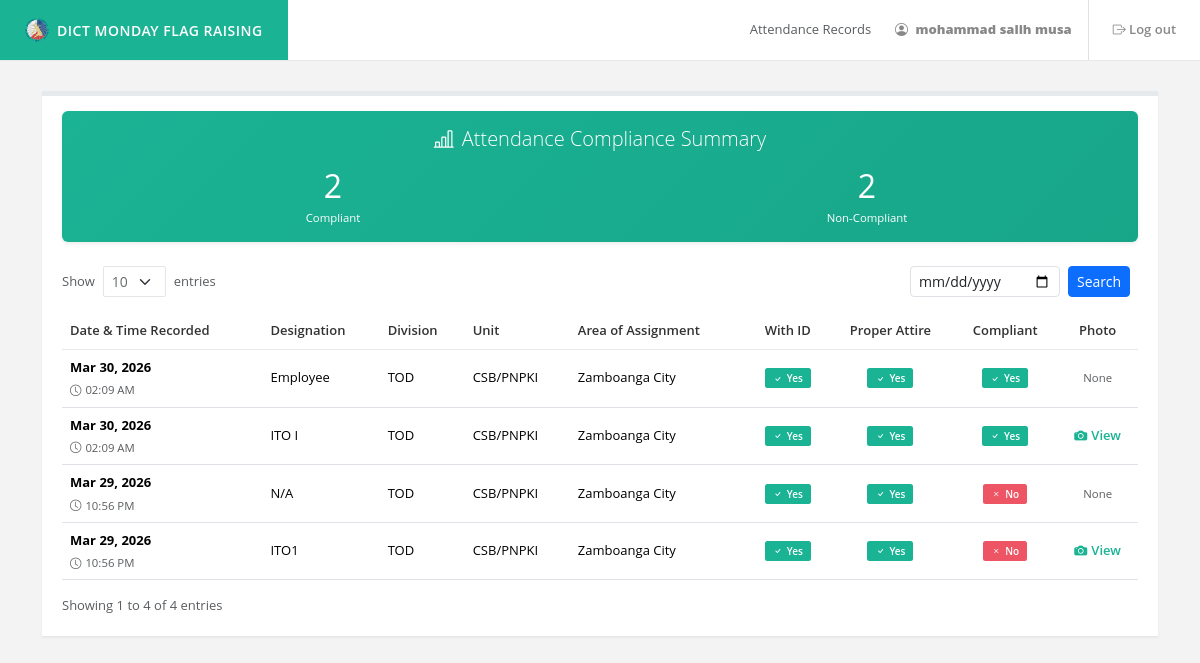
The app's page /my_attendance.php (signed in), older data.
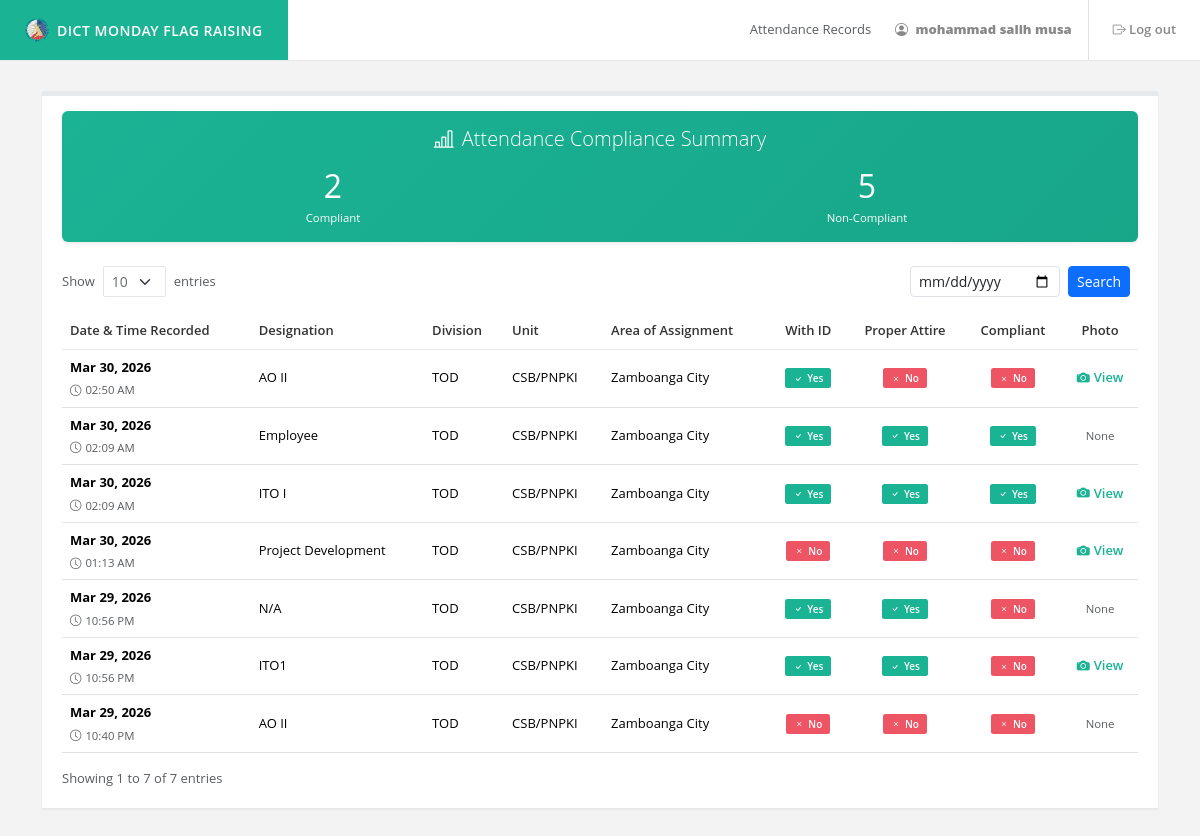
The same page, newer data.
### tables this page shows
CREATE TABLE `attendance_record` (
  `attendance_id` int(11) NOT NULL,
  `emp_id` int(11) NOT NULL,
  `designation` varchar(150) DEFAULT NULL,
  `with_id` enum('Yes','No') DEFAULT 'No',
  `is_asean` enum('Yes','No') DEFAULT 'No',
  `status` enum('On Time','Late') DEFAULT 'On Time',
  `photo_path` varchar(255) DEFAULT NULL,
  `is_compliant` tinyint(1) DEFAULT 0,
  `time_recorded` timestamp NOT NULL DEFAULT current_timestamp()
);

CREATE TABLE `employees` (
  `emp_id` int(11) NOT NULL,
  `emp_email` varchar(150) DEFAULT NULL,
  `full` varchar(255) DEFAULT NULL,
  `department` varchar(50) DEFAULT NULL,
  `area_of_assignment` varchar(150) DEFAULT NULL,
  `designation` varchar(150) DEFAULT NULL,
  `unit` varchar(100) DEFAULT NULL,
  `age` int(11) DEFAULT NULL,
  `gender` varchar(20) DEFAULT NULL,
  `status` varchar(50) DEFAULT NULL
);

### my_attendance.php (the view, shortened to what this page needs)
<?php
$fullname = htmlspecialchars($_SESSION['fullname']);
include 'connect.php';
$limit = isset($_GET['limit']) && in_array((int)$_GET['limit'], [10, 25, 50]) ? (int)$_GET['limit'] : 10;
$page = isset($_GET['page']) && is_numeric($_GET['page']) && (int)$_GET['page'] > 0 ? (int)$_GET['page'] : 1;
$offset = ($page - 1) * $limit;
$dateFilter = isset($_GET['date']) && !empty($_GET['date']) ? $_GET['date'] : null;
$countSql = "SELECT COUNT(*) FROM attendance_record a JOIN employees e ON a.emp_id = e.emp_id WHERE e.full = :fullname";
$countStmt = $pdo->prepare($countSql);
$countStmt->bindParam(':fullname', $_SESSION['fullname'], PDO::PARAM_STR);
$countStmt->execute();
$totalRecords = $countStmt->fetchColumn();
$complianceSql = "SELECT
    SUM(CASE WHEN TIME(a.time_recorded) <= '08:00:00' AND a.with_id = 'Yes' AND a.is_asean = 'Yes' THEN 1 ELSE 0 END) as compliant,
    SUM(CASE WHEN NOT (TIME(a.time_recorded) <= '08:00:00' AND a.with_id = 'Yes' AND a.is_asean = 'Yes') THEN 1 ELSE 0 END) as non_compliant
FROM attendance_record a
JOIN employees e ON a.emp_id = e.emp_id
WHERE e.full = :fullname";
$complianceStmt = $pdo->prepare($complianceSql);
$complianceStmt->bindParam(':fullname', $_SESSION['fullname'], PDO::PARAM_STR);
$complianceStmt->execute();
$complianceData = $complianceStmt->fetch(PDO::FETCH_ASSOC);
$compliantCount = $complianceData['compliant'] ?? 0;
$nonCompliantCount = $complianceData['non_compliant'] ?? 0;
$sql = "SELECT a.designation, a.with_id, a.is_asean, a.is_compliant, a.time_recorded, a.photo_path,
               e.area_of_assignment, e.department, e.unit
        FROM attendance_record a
        JOIN employees e ON a.emp_id = e.emp_id
        WHERE e.full = :fullname";
$sql .= " ORDER BY a.time_recorded DESC
        LIMIT " . (int)$limit . " OFFSET " . (int)$offset;
$stmt = $pdo->prepare($sql);
$stmt->bindParam(':fullname', $_SESSION['fullname'], PDO::PARAM_STR);
$stmt->execute();
$attendance_records = $stmt->fetchAll(PDO::FETCH_ASSOC);
?>
<!DOCTYPE html>
<html lang="en">
<head>
    <link href="https://cdn.jsdelivr.net/npm/bootstrap@5.3.2/dist/css/bootstrap.min.css" rel="stylesheet">
    <link href="https://cdn.jsdelivr.net/npm/bootstrap-icons/font/bootstrap-icons.css" rel="stylesheet">
    <link href="https://cdn.jsdelivr.net/npm/sweetalert2@11.7.32/dist/sweetalert2.min.css" rel="stylesheet">
</head>
<body>
    <nav class="navbar navbar-expand-lg navbar-top p-0">
        <a class="navbar-brand-custom text-decoration-none d-inline-flex align-items-center" href="#">
            <img src="img/logo/DICT.png" alt="DICT Logo" style="height: 24px;" class="me-2">
            DICT Monday Flag Raising
        </a>
        <div class="collapse navbar-collapse px-3" id="navbarNav">
            <ul class="navbar-nav ms-auto align-items-center">
                <li class="nav-item">
                    <span class="text-muted me-3">Attendance Records</span>
                </li>
                <li class="nav-item">
                    <a class="nav-link" data-bs-toggle="modal" data-bs-target="#profileModal" style="cursor: pointer;">
                        <i class="bi bi-person-circle me-1"></i> <strong><?php echo $fullname; ?></strong>
                    </a>
                </li>
                <li class="nav-item ms-2 border-start ps-3">
                    <a class="nav-link" href="#" id="logoutBtn">
                        <i class="bi bi-box-arrow-right"></i> Log out
                    </a>
                </li>
            </ul>
        </div>
    </nav>
    <div class="container wrapper wrapper-content animated fadeInRight">
        <div class="row justify-content-center">
            <div class="col-lg-12">
                <div class="ibox">
                    <div class="ibox-content">
                        <div class="row mb-4">
                            <div class="col-12">
                                <div class="card border-0 shadow-sm" style="background: linear-gradient(135deg, #1ab394 0%, #18a689 100%); color: white;">
                                    <div class="card-body text-center">
                                        <h5 class="card-title mb-3"><i class="bi bi-bar-chart-line me-2"></i>Attendance Compliance Summary</h5>
                                        <div class="row">
                                            <div class="col-6">
                                                <div class="d-flex flex-column align-items-center">
                                                    <span class="h2 mb-1"><?php echo $compliantCount; ?></span>
                                                    <span class="small">Compliant</span>
                                                </div>
                                            </div>
                                            <div class="col-6">
                                                <div class="d-flex flex-column align-items-center">
                                                    <span class="h2 mb-1"><?php echo $nonCompliantCount; ?></span>
                                                    <span class="small">Non-Compliant</span>
                                                </div>
                                            </div>
                                        </div>
                                    </div>
                                </div>
                            </div>
                        </div>
                        <div class="row mb-3 align-items-center">
                            <div class="col-sm-6">
                                <form method="GET" action="my_attendance.php" class="d-inline-flex align-items-center" id="entriesForm">
                                    <label class="mb-0 me-2 text-muted fw-normal">Show</label>
                                    <select name="limit" class="form-select form-select-sm w-auto d-inline-block shadow-none" onchange="document.getElementById('entriesForm').submit();">
                                        <option value="10" <?php echo $limit == 10 ? 'selected' : ''; ?>>10</option>
                                    </select>
                                    <label class="mb-0 ms-2 text-muted fw-normal">entries</label>
                                </form>
                            </div>
                            <div class="col-sm-6 d-flex justify-content-end">
                                <form method="GET" action="my_attendance.php" class="d-flex" id="dateSearchForm">
                                    <input type="date" name="date" class="form-control form-control-sm me-2" value="<?php echo htmlspecialchars($dateFilter ?? ''); ?>" style="width: 150px;">
                                    <button type="submit" class="btn btn-sm btn-primary me-2">Search</button>
                                </form>
                            </div>
                        </div>
                        <div class="table-responsive">
                            <table class="table table-hover align-middle mb-0">
                                <thead>
                                    <tr>
                                        <th>Date & Time Recorded</th>
                                        <th>Designation</th>
                                        <th>Division</th>
                                        <th>Unit</th>
                                        <th>Area of Assignment</th>
                                        <th class="text-center">With ID</th>
                                        <th class="text-center">Proper Attire</th>
                                        <th class="text-center">Compliant</th>
                                        <th class="text-center">Photo</th>
                                    </tr>
                                </thead>
                                <tbody>
                                    <?php if (count($attendance_records) > 0): ?>
                                        <?php foreach ($attendance_records as $record): ?>
                                            <?php
                                                $timeOnly = date('H:i:s', strtotime($record['time_recorded']));
                                                $isLate = ($timeOnly > '08:00:00');
                                                $hasId = ($record['with_id'] === 'Yes');
                                                $hasProperAttire = ($record['is_asean'] === 'Yes');
                                                $formattedDateTime = date('M d, Y - h:i A', strtotime($record['time_recorded']));
                                                $isCompliant = (!$isLate && $hasId && $hasProperAttire);
                                            ?>
                                            <tr>
                                                <td>
                                                    <strong><?php echo date('M d, Y', strtotime($record['time_recorded'])); ?></strong><br>
                                                    <div class="mt-1 d-flex align-items-center">
                                                        <small class="text-muted"><i class="bi bi-clock me-1"></i><?php echo date('h:i A', strtotime($record['time_recorded'])); ?></small>
                                                    </div>
                                                </td>
                                                <td><?php echo htmlspecialchars($record['designation'] ?? 'N/A'); ?></td>
                                                <td><?php echo htmlspecialchars($record['department'] ?? 'N/A'); ?></td>
                                                <td><?php echo htmlspecialchars($record['unit'] ?? 'N/A'); ?></td>
                                                <td><?php echo htmlspecialchars($record['area_of_assignment'] ?? 'N/A'); ?></td>
                                                <td class="text-center">
                                                    <?php if ($hasId): ?>
                                                        <span class="label label-primary"><i class="bi bi-check me-1"></i>Yes</span>
                                                    <?php else: ?>
                                                        <span class="label label-danger"><i class="bi bi-x me-1"></i>No</span>
                                                    <?php endif; ?>
                                                </td>
                                                <td class="text-center">
                                                    <?php if ($hasProperAttire): ?>
                                                        <span class="label label-primary"><i class="bi bi-check me-1"></i>Yes</span>
                                                    <?php else: ?>
                                                        <span class="label label-danger"><i class="bi bi-x me-1"></i>No</span>
                                                    <?php endif; ?>
                                                </td>
                                                <td class="text-center">
                                                    <?php if ($isCompliant): ?>
                                                        <span class="label label-primary"><i class="bi bi-check me-1"></i>Yes</span>
                                                    <?php else: ?>
                                                        <span class="label label-danger"><i class="bi bi-x me-1"></i>No</span>
                                                    <?php endif; ?>
                                                </td>
                                                <td class="text-center">
                                                    <?php if (!empty($record['photo_path'])): ?>
                                                        <a href="javascript:void(0);" onclick="viewPhoto('<?php echo htmlspecialchars($record['photo_path']); ?>', '<?php echo $formattedDateTime; ?>')" class="text-decoration-none text-inspinia">
                                                            <i class="bi bi-camera-fill me-1"></i>View
                                                        </a>
                                                    <?php else: ?>
                                                        <span class="text-muted small">None</span>
                                                    <?php endif; ?>
                                                </td>
                                            </tr>
                                        <?php endforeach; ?>
                                    <?php endif; ?>
                                </tbody>
                            </table>
                        </div>
                        <div class="row mt-3 align-items-center">
                            <div class="col-sm-12 col-md-5">
                                <?php
                                    $startEntry = ($totalRecords > 0) ? $offset + 1 : 0;
                                    $endEntry = min($offset + $limit, $totalRecords);
                                ?>
                                <div class="text-muted" style="font-size: 13px;">
                                    Showing <?php echo $startEntry; ?> to <?php echo $endEntry; ?> of <?php echo $totalRecords; ?> entries
                                </div>
                            </div>
                        </div>
                    </div>
                </div>
            </div>
        </div>
    </div>
</body>
</html>

### my_attendance.php (style rules this page uses)
body { background-color: #f3f3f4; color: #676a6c; font-family: "Open Sans", "Helvetica Neue", Helvetica, Arial, sans-serif; font-size: 13px; margin: 0; padding-bottom: 40px; }
h1, h2, h3, h4, h5, h6 { font-weight: 300; }
.navbar-top { background: #ffffff; border-bottom: 1px solid #e7eaec; margin-bottom: 30px; min-height: 60px; }
.navbar-brand-custom { background-color: #1ab394; color: #ffffff !important; padding: 18px 25px; font-size: 14px; font-weight: 600; text-transform: uppercase; letter-spacing: 0.5px; display: inline-block; margin-right: 20px; }
.navbar-top .nav-link { color: #888888; font-weight: 600; padding: 20px 15px; }
.ibox { clear: both; margin-bottom: 25px; margin-top: 0; padding: 0; background-color: #ffffff; border-top: 4px solid #e7eaec; box-shadow: 0 2px 2px 0 rgba(0,0,0,0.05); }
.ibox-content { background-color: #ffffff; color: inherit; padding: 15px 20px 20px 20px; border-color: #e7eaec; border-image: none; border-style: solid solid none; border-width: 1px 0; }
.label { font-family: 'Open Sans', 'Helvetica Neue', Helvetica, Arial, sans-serif; font-size: 10px; font-weight: 600; padding: 3px 8px; text-shadow: none; border-radius: 0.25em; }
.label-primary { background-color: #1ab394; color: #FFFFFF; }
.label-danger { background-color: #ed5565; color: #FFFFFF; }
.table > thead > tr > th { border-bottom: 1px solid #e7eaec; font-weight: 600; color: #333; }
.table > tbody > tr > td { border-top: 1px solid #e7eaec; vertical-align: middle; }
.form-select-sm { border-radius: 2px; border: 1px solid #e5e6e7; color: #676a6c; }
.text-inspinia { color: #1ab394; font-weight: 600; }
.animated.fadeInRight { animation-name: fadeInRight; animation-duration: 0.6s; animation-fill-mode: both; }

Row changes from the older to the newer data that the page shows:
added attendance_record: time_recorded "Mar 30, 2026", time_recorded "02:50 AM", designation "AO II", emp.department "TOD", emp.unit "CSB/PNPKI", emp.area_of_assignment "Zamboanga City", with_id "Yes" (drawn), is_asean "No" (drawn)
added attendance_record: time_recorded "Mar 30, 2026", time_recorded "01:13 AM", designation "Project Development", emp.department "TOD", emp.unit "CSB/PNPKI", emp.area_of_assignment "Zamboanga City", with_id "No" (drawn), is_asean "No" (drawn)
added attendance_record: time_recorded "Mar 29, 2026", time_recorded "10:40 PM", designation "AO II", emp.department "TOD", emp.unit "CSB/PNPKI", emp.area_of_assignment "Zamboanga City", with_id "No" (drawn), is_asean "No" (drawn), photo_path "None"
Text that changed along with them:
$nonCompliantCount: "2" → "5"
$endEntry: "4" → "7"
$totalRecords: "4" → "7"
